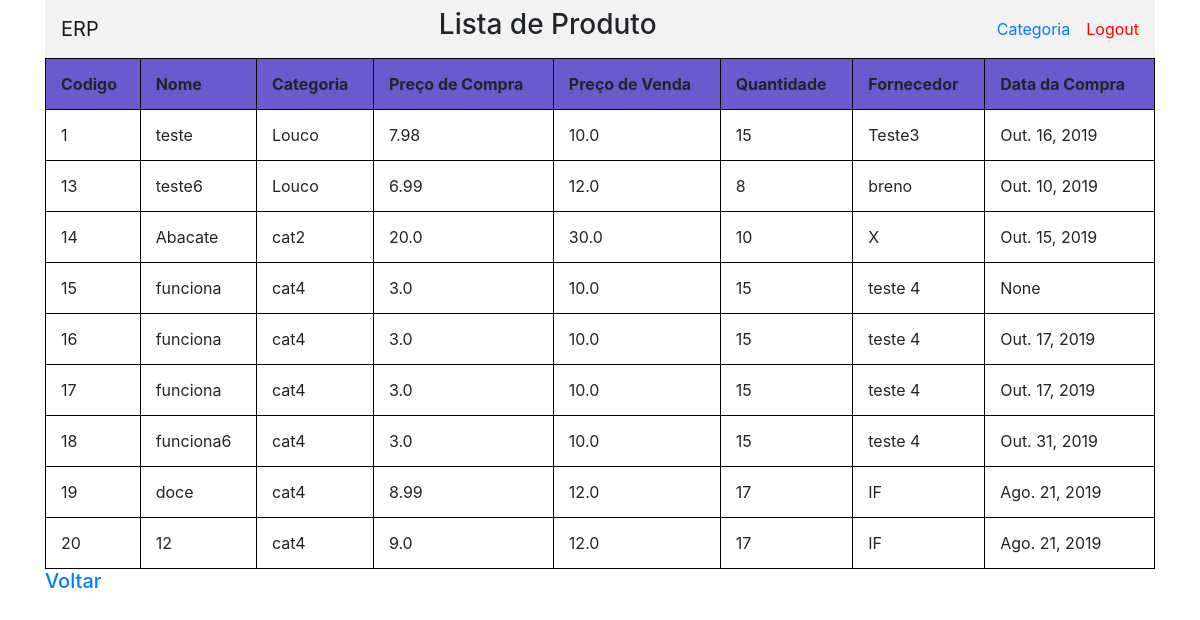
The app's page /produto/lista/ (signed in), older data.
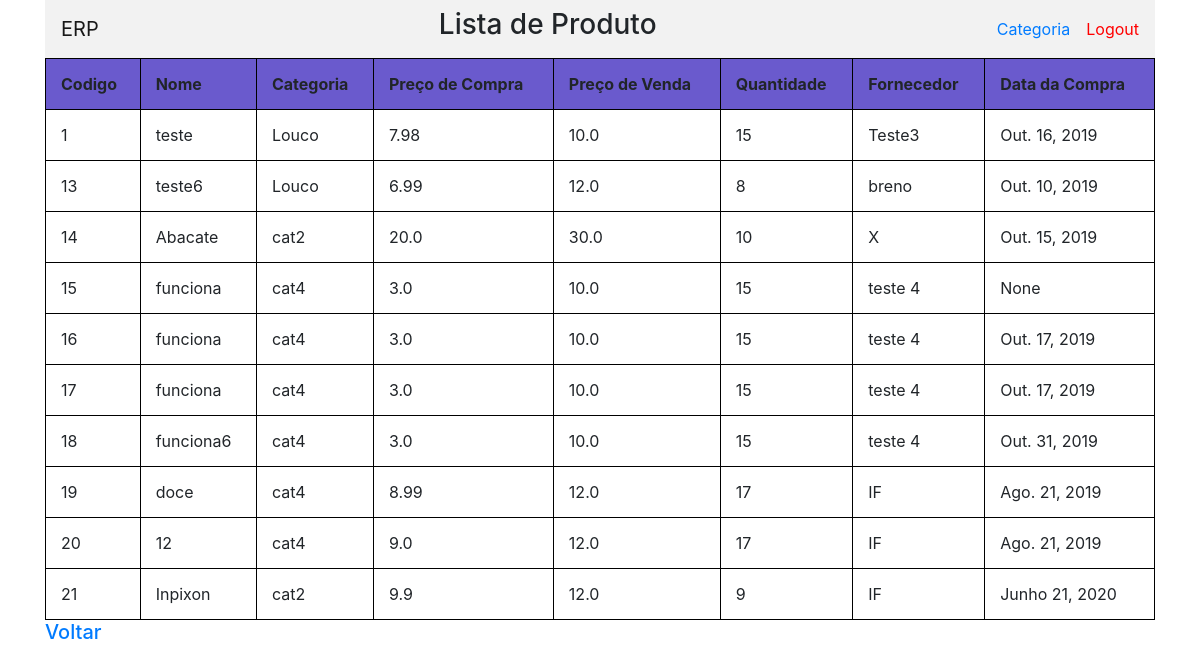
The same page, newer data.
### produto/models.py (models this page shows, shortened)
class Produto(models.Model):
    codigoProduto =  models.AutoField(primary_key=True)
    fkCategoria = models.ForeignKey(Categoria, on_delete=models.CASCADE)
    precoCompra = models.FloatField(null=True, blank=False)
    name = models.CharField(max_length=50, blank=False)
    precoVenda = models.FloatField(null=True, blank=False)
    qtde = models.IntegerField(null=True, blank=False)
    fornecedor = models.CharField(max_length=50, blank=False)
    dataCompra = models.DateField(null=True)

### categoria/models.py (models this page shows)
class Categoria(models.Model):
    codigoCategoria =  models.AutoField(primary_key=True)
    name = models.CharField(max_length=50, blank=False)
    def __str__(self):
        return self.name

### produto/views.py (the view)
# urls.py: path('lista/', views.lista_produto, name='lista_produto'),
def lista_produto(request):
    if request.user.is_authenticated:
        produto = Produto.objects.all()
        contexto = {
            'produto': produto
            }
        return render(request, "produto/listar_produto.html", contexto)
    else:
        return HttpResponseRedirect('../../login')

### ERP/templates/produto/listar_produto.html (shortened to what this page needs)
{% load static %}
<head>
    <link rel="stylesheet" href="https://stackpath.bootstrapcdn.com/bootstrap/4.3.1/css/bootstrap.min.css">
  <link rel="stylesheet" href="{%static 'produto/css/styles.css' %}">
</head>
<div class="container">
    <nav class="navbar navbar-expand-lg navbar-light" style="background-color:rgb(242, 242, 242)">
      <a class="navbar-brand" href="..">ERP</a>
      <h3 style="margin-left: auto; margin-right: auto;">Lista de Produto</h3>
      <div class="nav-item" style="float:left">
        <a style="text-align: center" class="nav-link" href="../../categoria/">Categoria</a>
      </div>
      <a style="color:red; text-align: center;" class="navbar-link" href="../logout/">Logout</a>
    </nav>
  <div>
  <table style="width:100%">
    <tr BGCOLOR=SlateBlue>
      <th>Codigo</th>
      <th>Nome</th>
      <th>Categoria</th>
      <th>Preço de Compra</th>
      <th>Preço de Venda</th>
      <th>Quantidade</th>
      <th>Fornecedor</th>
      <th>Data da Compra</th>
    </tr>
    {% for p in produto %}
    <tr>
      <td>{{p.codigoProduto}}</td>
      <td>{{ p.name}}</td>
      <td>{{ p.fkCategoria}}</td>
      <td>{{ p.precoCompra}}</td>
      <td>{{ p.precoVenda}}</td>
      <td>{{ p.qtde}}</td>
      <td>{{ p.fornecedor}}</td>
      <td>{{ p.dataCompra}}</td>
    </tr>
    {% endfor %}
  </table>
  </div>
  <div>
      <h5><a href="../">Voltar</a></h5>
  </div>
</div>

### ERP/templates/produto/listar_produto.html (style rules this page uses)
table, th, td { border: 1px solid black; border-collapse: collapse; }
th, td { padding: 15px; text-align: left; }

Row changes from the older to the newer data that the page shows:
added Produto: codigoProduto "21", name "Inpixon", fkCategoria "cat2", precoCompra "9.9", precoVenda "12.0", qtde "9", fornecedor "IF", dataCompra "Junho 21, 2020"
